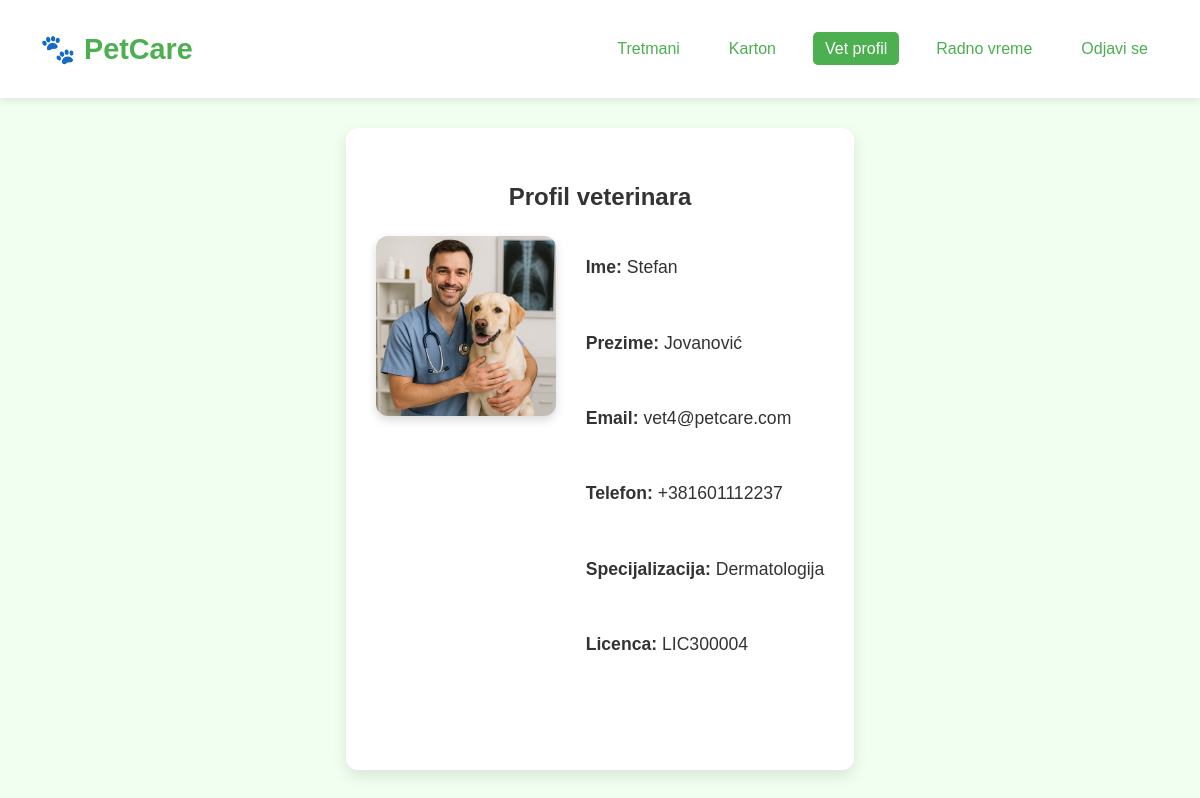
Page /vet_profile.php (signed in) on the committed database.
### tables this page shows
CREATE TABLE `veterinarians` (
  `id` int(10) UNSIGNED NOT NULL,
  `user_id` int(10) UNSIGNED NOT NULL,
  `specialization` varchar(255) DEFAULT NULL,
  `license_number` varchar(100) DEFAULT NULL,
  `photo` varchar(255) DEFAULT NULL
);

CREATE TABLE `users` (
  `id` int(10) UNSIGNED NOT NULL,
  `first_name` varchar(100) NOT NULL,
  `last_name` varchar(100) NOT NULL,
  `email` varchar(255) NOT NULL,
  `password` varchar(255) NOT NULL,
  `phone_number` varchar(20) DEFAULT NULL,
  `address` text DEFAULT NULL,
  `active` tinyint(1) DEFAULT 1,
  `negative_points` int(10) UNSIGNED DEFAULT 0,
  `role_id` int(10) UNSIGNED DEFAULT NULL
);

### functions.php (called while the page is built, shortened)
<?php
function get_vet_info(PDO $pdo, int $vetId): array {
    $stmt = $pdo->prepare("
        SELECT u.first_name, u.last_name, u.email, u.phone_number,
               v.specialization, v.license_number, v.photo
        FROM veterinarians v
        JOIN users u ON v.user_id = u.id
        WHERE v.id = ?
    ");
    $stmt->execute([$vetId]);
    return $stmt->fetch(PDO::FETCH_ASSOC);
}

### vet_profile.php (the view, shortened to what this page needs)
<?php
require_once 'functions.php';
$vetId = $_SESSION['vet_id'];
$vetInfo = get_vet_info($pdo, $vetId);
?>
<!DOCTYPE html>
<html lang="en">
<head>
    <link rel="stylesheet" href="css/css.css">
</head>
<body>
<header>
    <div class="logo">🐾 PetCare</div>
    <nav>
        <ul>
            <li><a href="vet_treatments_info.php">Tretmani</a></li>
            <li><a href="vet_electronic_card.php">Karton</a></li>
            <li><a href="vet_profile.php" class="active">Vet profil</a></li>
            <li><a href="vet_schedule.php">Radno vreme</a></li>
            <li><a href="logout.php">Odjavi se</a></li>
        </ul>
    </nav>
</header>
<main style="max-width:900px; margin:30px auto; background:#fff; padding:30px; border-radius:12px; box-shadow:0 6px 15px rgba(0,0,0,0.1);">
    <section style="margin-bottom:40px;">
        <h2 style="text-align:center;">Profil veterinara</h2>
        <div style="display:flex; align-items:flex-start; gap:30px; max-width: 700px; margin: 0 auto;">
            <img src="<?= 'images/veterinarians/' . htmlspecialchars($vetInfo['photo']) ?>" alt="Veterinar"
                 style="width:180px; height:180px; object-fit:cover; border-radius:12px; box-shadow:0 4px 10px rgba(0,0,0,0.15);">
            <div style="display:flex; flex-direction:column; justify-content:flex-start; gap:12px; font-size: 1.1rem; color:#333; text-align:left;">
                <p><strong>Ime:</strong> <?= htmlspecialchars($vetInfo['first_name']) ?></p>
                <p><strong>Prezime:</strong> <?= htmlspecialchars($vetInfo['last_name']) ?></p>
                <p><strong>Email:</strong> <?= htmlspecialchars($vetInfo['email']) ?></p>
                <p><strong>Telefon:</strong> <?= htmlspecialchars($vetInfo['phone_number']) ?></p>
                <p><strong>Specijalizacija:</strong> <?= htmlspecialchars($vetInfo['specialization']) ?></p>
                <p><strong>Licenca:</strong> <?= htmlspecialchars($vetInfo['license_number']) ?></p>
            </div>
        </div>
    </section>
</main>
</body>
</html>

### css/css.css (style rules this page uses)
html, body { height: 100%; margin: 0; padding: 0; box-sizing: border-box; font-family: 'Segoe UI', sans-serif; }
body { display: flex; flex-direction: column; min-height: 100vh; background-color: #eaffea; color: #333; line-height: 1.6; }
a { text-decoration: none; color: #4caf50; }
header { background-color: #ffffff; padding: 20px 40px; display: flex; justify-content: space-between; align-items: center; box-shadow: 0 2px 8px rgba(0,0,0,0.1); position: sticky; top: 0; z-index: 999; }
.logo { font-size: 1.8rem; font-weight: bold; color: #4caf50; }
nav ul { list-style: none; display: flex; gap: 25px; }
nav ul li a { padding: 8px 12px; border-radius: 5px; transition: background 0.3s ease; }
nav ul li a:hover, nav ul li a.active { background-color: #4caf50; color: white; }
main { flex: 1; padding: 40px 20px; text-align: center; }
body { margin: 0; padding: 0; font-family: sans-serif; background: #f0fff0; }

### rows in the picture
veterinarians: photo (picture), user.first_name "Stefan", user.last_name "Jovanović", user.email "vet4@petcare.com", user.phone_number "+381601112237", specialization "Dermatologija", license_number "LIC300004"
